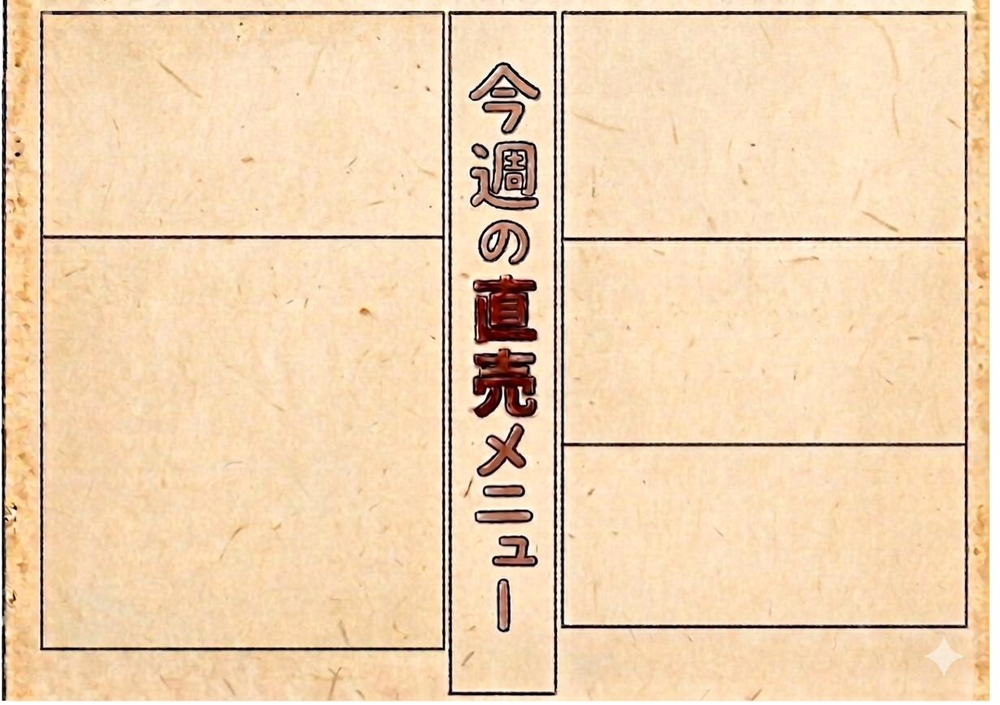
#> input picture images/bg/bg.png, 1000 x 705 px, shrunk from 1232 x 868 before the run, found by its file name
$ python _analyze_bg.py
#> lines starting #> are read from the running program, lines starting #| are printed output that depends on the picture; after the words box and inside, x2 and y2 are one past the last pixel; in counts of white or black regions, pixels touching at a corner belong together
from PIL import Image
import numpy as np

img = Image.open(r"C:\Users\kezoi\Desktop\souka-flyer\images\bg\bg.png").convert("RGB")
#> img is the input picture: PIL image 1000x705 RGB; mean R, G, B 238.2, 209.8, 175.6
arr = np.array(img)
gray = 0.299 * arr[:, :, 0] + 0.587 * arr[:, :, 1] + 0.114 * arr[:, :, 2]
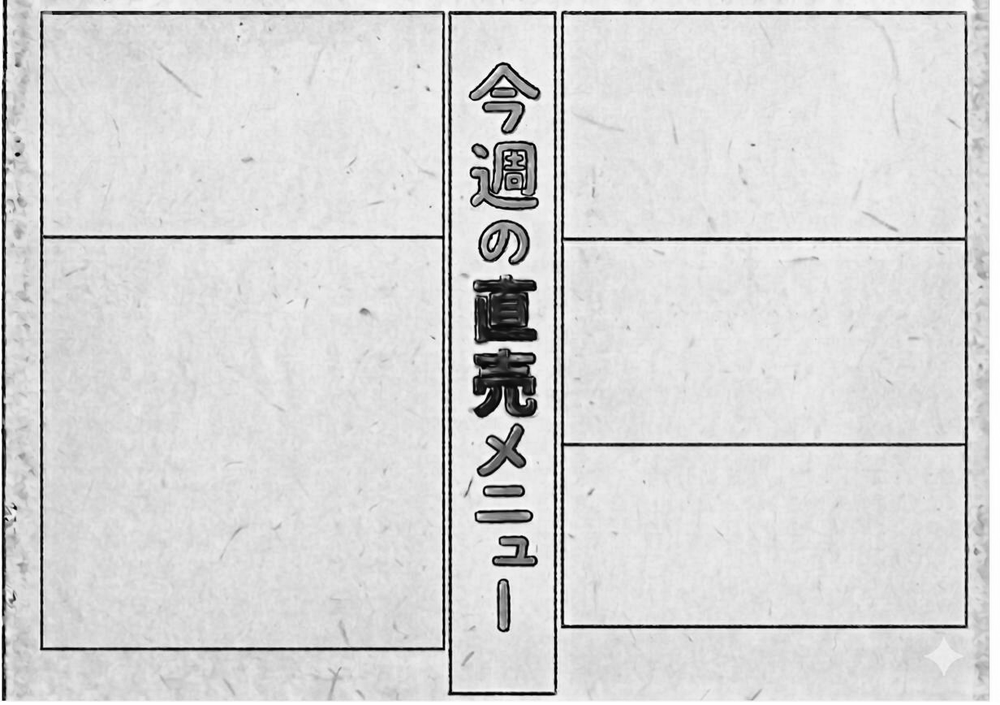
#> gray: shape (705, 1000) float64; min 0, max 255, mean 214.4
dark = gray < 100
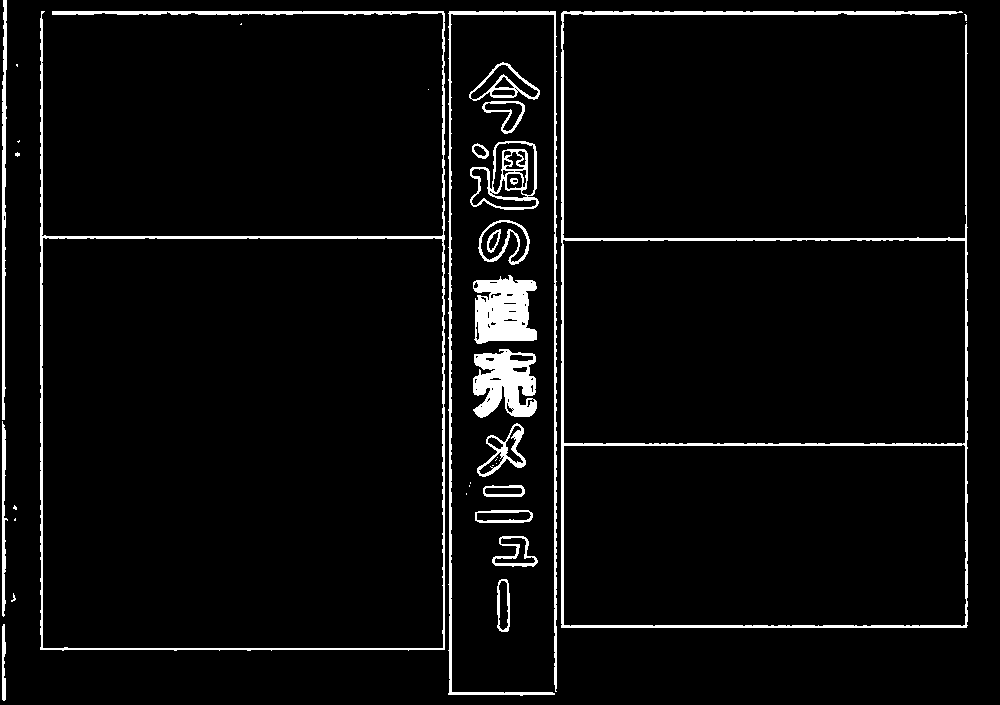
#> dark: shape (705, 1000) bool; 4.6% white; 38 white regions (18 under 20 px), largest, box (x1, y1, x2, y2) and area: (561, 11, 968, 628) 8111, (40, 11, 445, 651) 6541, (448, 11, 557, 696) 4123

h, w = dark.shape
#> h = 705; w = 1000

def longest_run(vec):
    max_run = 0
    cur = 0
    for v in vec:
        if v:
            cur += 1
            if cur > max_run:
                max_run = cur
        else:
            cur = 0
#> after the loop, max_run = 0
    return max_run

vert_scores = np.array([longest_run(dark[:, x]) for x in range(w)])
horiz_scores = np.array([longest_run(dark[y, :]) for y in range(h)])

vline_mask = vert_scores > h * 0.55
hline_mask = horiz_scores > w * 0.25

def group_consecutive(positions, max_gap=5):
#> called with max_gap = 5
    if len(positions) == 0:
        return []
    groups = [[positions[0]]]
    for p in positions[1:]:
        if p - groups[-1][-1] <= max_gap:
            groups[-1].append(p)
        else:
            groups.append([p])
#> this loop made 6 passes
#> p on passes 1 to 6: 443, 449, 450, 555, 562, 966
    return groups

vlines = np.where(vline_mask)[0].tolist()
hlines = np.where(hline_mask)[0].tolist()

vg = group_consecutive(vlines)
hg = group_consecutive(hlines)
#> the loop in group_consecutive (call 2), `for p in positions[1:]:` made 11 passes
#> p on passes 1 to 11: 13, 236, 237, 238, 239, 444, 445, 626, 627, 648, 649

print(f"bg.png size: {w} x {h}")
#| bg.png size: 1000 x 705
print(f"Detection thresholds: vertical run > {int(h*0.55)}px, horizontal run > {int(w*0.25)}px")
#| Detection thresholds: vertical run > 387px, horizontal run > 250px

print("\nVertical lines (column groups):")
for g in vg:
    cx = round((g[0] + g[-1]) / 2)
    print(f"  x={g[0]:4d}-{g[-1]:4d}  center={cx:4d}  thickness={g[-1]-g[0]+1}px")
#> this loop made 6 passes
#> g on passes 1 to 6: [41], [443], [449, 450], [555], [562], [966]
#|   x=  41-  41  center=  41  thickness=1px
#|   x= 443- 443  center= 443  thickness=1px
#|   x= 449- 450  center= 450  thickness=2px
#|   x= 555- 555  center= 555  thickness=1px
#|   x= 562- 562  center= 562  thickness=1px
#|   x= 966- 966  center= 966  thickness=1px

print("\nHorizontal lines (row groups):")
for g in hg:
    cy = round((g[0] + g[-1]) / 2)
    print(f"  y={g[0]:4d}-{g[-1]:4d}  center={cy:4d}  thickness={g[-1]-g[0]+1}px")
#> this loop made 5 passes
#> g on passes 1 to 5: [12, 13], [236, 237, 238, 239], [444, 445], [626, 627], [648, 649]
#|   y=  12-  13  center=  12  thickness=2px
#|   y= 236- 239  center= 238  thickness=4px
#|   y= 444- 445  center= 444  thickness=2px
#|   y= 626- 627  center= 626  thickness=2px
#|   y= 648- 649  center= 648  thickness=2px

# Derive column boundaries
v_centers = [round((g[0] + g[-1]) / 2) for g in vg]
h_centers = [round((g[0] + g[-1]) / 2) for g in hg]

print("\n=== Column boundaries (vertical line centers) ===")
print(f"  {v_centers}")
#|   [41, 443, 450, 555, 562, 966]
print("=== Row boundaries (horizontal line centers) ===")
print(f"  {h_centers}")
#|   [12, 238, 444, 626, 648]

# Compute block rects assuming 4 vertical lines: [outer-left, col-div-1, col-div-2, outer-right]
if len(v_centers) >= 4:
    col_left_x = (v_centers[0], v_centers[1])  # left column bounds
    col_mid_x  = (v_centers[1], v_centers[2])  # center band
    col_right_x = (v_centers[2], v_centers[3])  # right column bounds

    print("\n=== Inferred column regions ===")
    print(f"  Left column:   x={col_left_x[0]}-{col_left_x[1]} (width {col_left_x[1]-col_left_x[0]})")
#|   Left column:   x=41-443 (width 402)
    print(f"  Center band:   x={col_mid_x[0]}-{col_mid_x[1]} (width {col_mid_x[1]-col_mid_x[0]})")
#|   Center band:   x=443-450 (width 7)
    print(f"  Right column:  x={col_right_x[0]}-{col_right_x[1]} (width {col_right_x[1]-col_right_x[0]})")
#|   Right column:  x=450-555 (width 105)

# Separate horizontal lines per column (only those within left/right col ranges)
# For each column, find horizontal dividers by limiting run detection to that column range
def hlines_in_range(xs, xe, min_frac=0.75):
    region = dark[:, xs:xe]
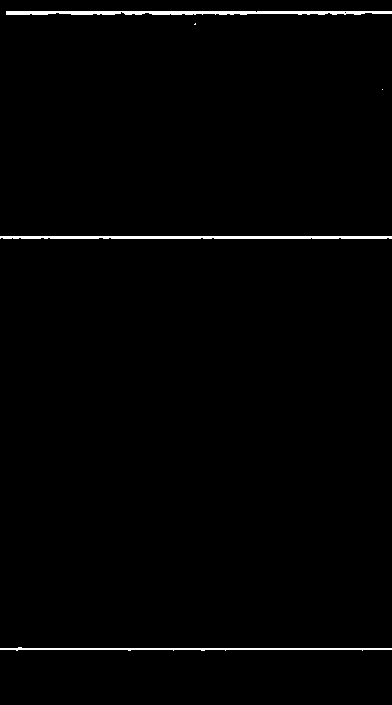
#> region: shape (705, 392) bool; 1.2% white; 5 white regions (2 under 20 px), largest, box (x1, y1, x2, y2) and area: (6, 11, 392, 15) 1316, (0, 236, 392, 239) 1151, (0, 647, 392, 651) 800
    # For each row in region, count dark pixels
    row_runs = np.array([longest_run(region[y, :]) for y in range(h)])
    width = xe - xs
    mask = row_runs > width * min_frac
    idx = np.where(mask)[0].tolist()
    return group_consecutive(idx)

if len(v_centers) >= 4:
    print("\n=== Horizontal dividers inside LEFT column ===")
    for g in hlines_in_range(v_centers[0] + 5, v_centers[1] - 5, min_frac=0.5):
        cy = round((g[0] + g[-1]) / 2)
        print(f"  y={g[0]:4d}-{g[-1]:4d}  center={cy:4d}")
#> this loop made 3 passes
#> g on passes 1 to 3: [11, 12], [236, 237], [648, 649]
#|   y=  11-  12  center=  12
#|   y= 236- 237  center= 236
#|   y= 648- 649  center= 648

    print("\n=== Horizontal dividers inside RIGHT column ===")
    for g in hlines_in_range(v_centers[2] + 5, v_centers[3] - 5, min_frac=0.5):
#> in hlines_in_range (call 2), `region = dark[:, xs:xe]`:
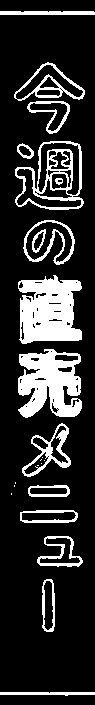
#> region: shape (705, 95) bool; 18.2% white; 24 white regions (8 under 20 px), largest, box (x1, y1, x2, y2) and area: (18, 275, 82, 344) 3264, (18, 349, 82, 418) 3014, (15, 141, 84, 210) 1437
        cy = round((g[0] + g[-1]) / 2)
        print(f"  y={g[0]:4d}-{g[-1]:4d}  center={cy:4d}")
#> this loop made 11 passes
#|   y=  12-  14  center=  13
#|   y= 283- 291  center= 287
#|   y= 302- 307  center= 304
#|   y= 318- 321  center= 320
#|   y= 328- 340  center= 334
#|   y= 354- 354  center= 354
#|   y= 361- 366  center= 364
#|   y= 375- 385  center= 380
#> (further printed lines are left out)

    # Top/bottom of content area = first/last horizontal lines spanning entire width
    print("\n=== Outer-frame horizontal lines (top/bottom) ===")
    for g in hlines_in_range(0, w, min_frac=0.8):
        cy = round((g[0] + g[-1]) / 2)
        print(f"  y={g[0]:4d}-{g[-1]:4d}  center={cy:4d}")
